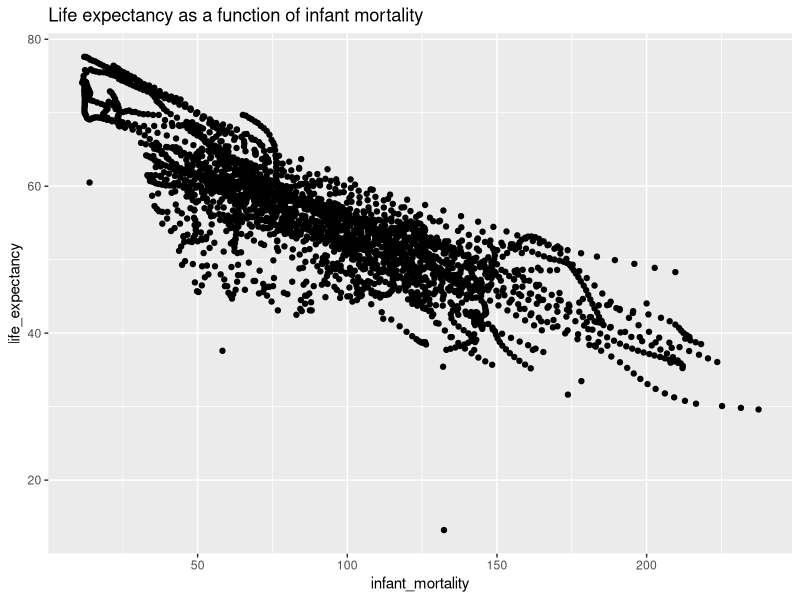
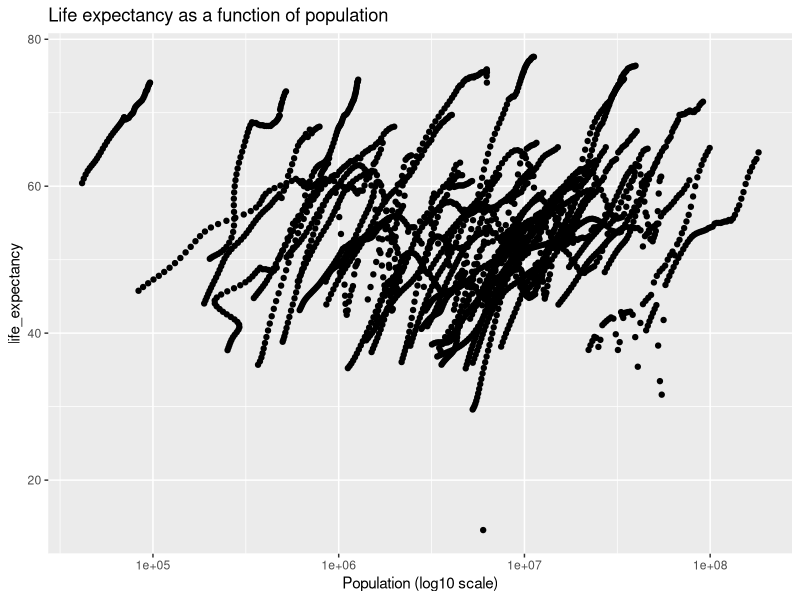
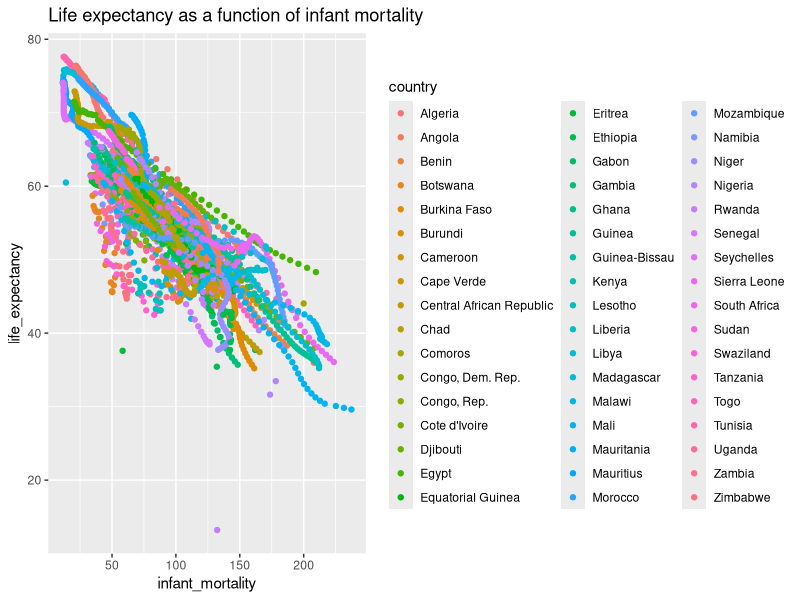
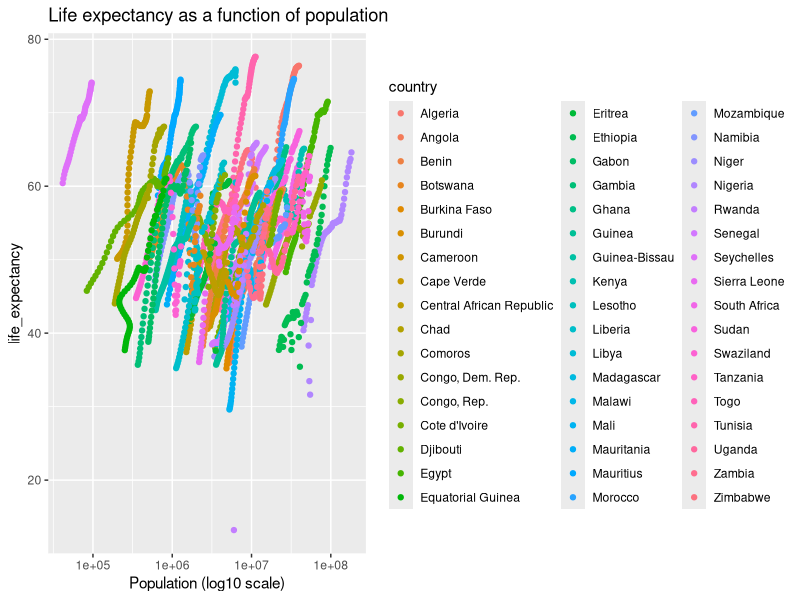
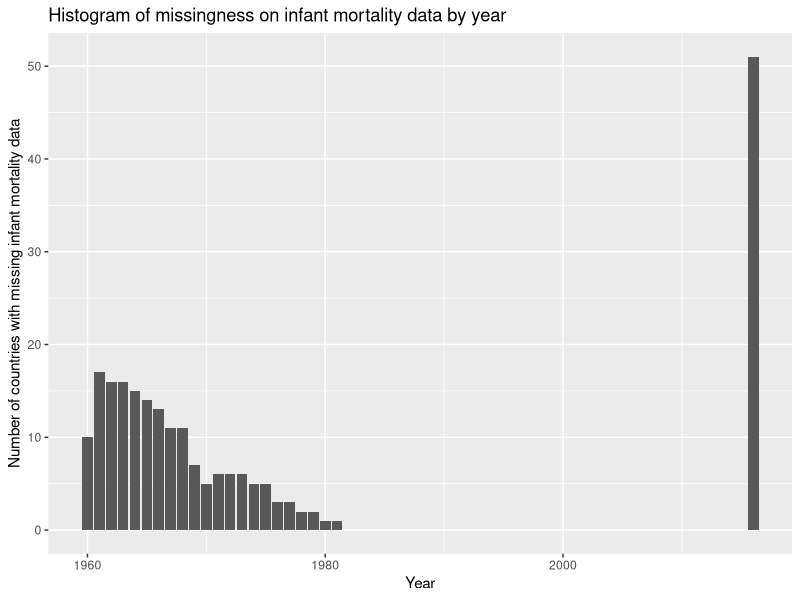
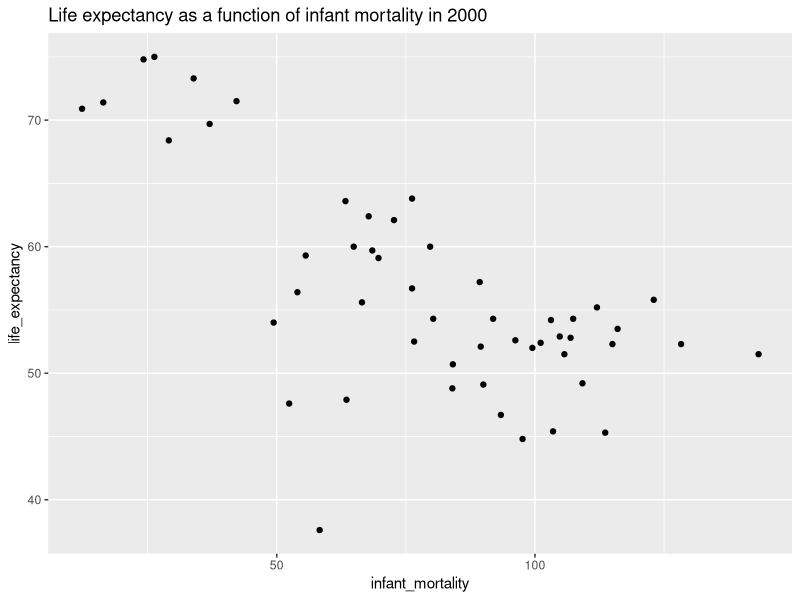
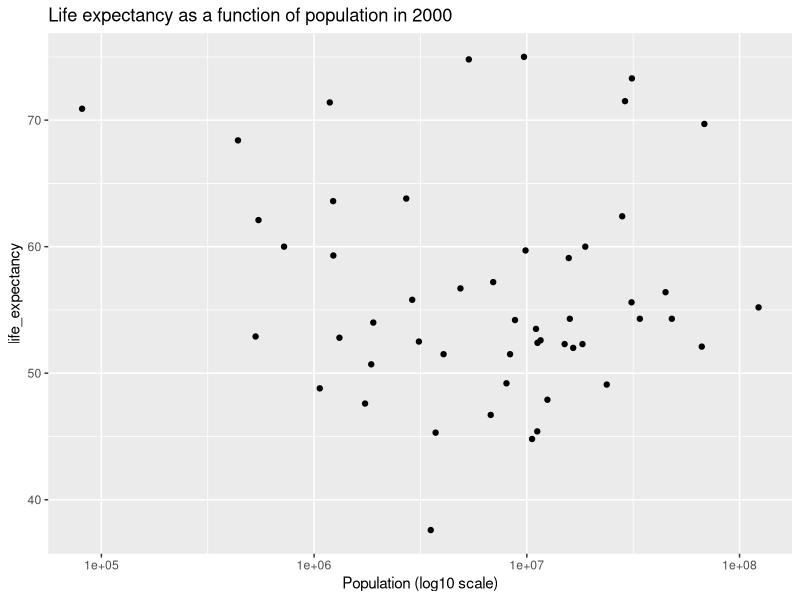
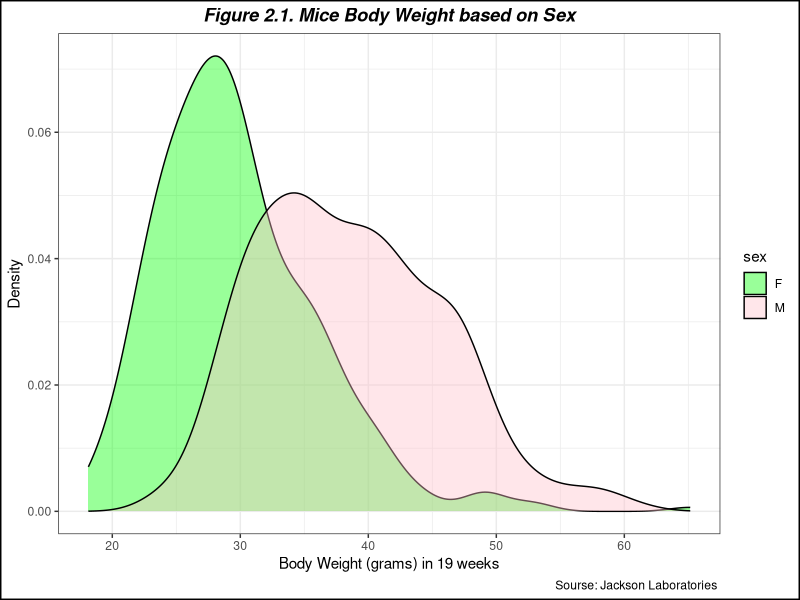

The R script that drew these images, in order:
## ---- chunk 1
# Setting up all libraries needed for the script
library(tidyverse)

# loading dslabs package to access Gapminder data
library(dslabs)

library(here) # to set directory 
library(dplyr)
install.packages("kableExtra") # this packege is to use to create an aestatic table 
library(knitr)
library(kableExtra)
library(ggplot2)

## ---- chunk 2
#Produce help file for Gapminder data
help(gapminder)

#Look at structure and summary of Gapminder data
str(gapminder)
summary(gapminder)

#Determining the object type of the data
class(gapminder)
## ---- chunk 3
#Restricting data to African countries

#Checking what continents are included in the dataset
table(gapminder$continent)
#Restricting to rows where continent is Africa
africadata <- gapminder %>% filter(continent == 'Africa')
#Checking structure and summary of Africa dataset
str(africadata)
summary(africadata)
## ---- chunk 4
#Creating object 1 with 'infant_mortality' and 'life_expectancy'
obj1 <- africadata %>% select(c(infant_mortality, life_expectancy))
#checking summary and structure of obj1
str(obj1)
summary(obj1)

#Creating object 2 with 'population' and 'life_expectancy'
obj2 <- africadata %>% select(c(population, life_expectancy))
#checking summary and structure of obj2
str(obj2)
summary(obj2)
## ---- chunk 5
#Plotting life expectancy as a function of infant mortality
ggplot(data=obj1, aes(x = infant_mortality, y = life_expectancy)) + geom_point() + 
  labs(title = "Life expectancy as a function of infant mortality")

#Plotting life expectancy as a function of population
ggplot(data=obj2, aes(x = population, y = life_expectancy)) + geom_point() +  scale_x_continuous(trans='log10') + 
  labs(title = "Life expectancy as a function of population", x = "Population (log10 scale)")

## ---- chunk 6
#Checking effect of country on plots above by rerunning the graphs using color to represent country.

#Plotting life expectancy as a function of infant mortality
ggplot(data=africadata, aes(x = infant_mortality, y = life_expectancy)) + 
  geom_point(aes(color = country)) + 
  labs(title = "Life expectancy as a function of infant mortality")

#Plotting life expectancy as a function of population
ggplot(data=africadata, aes(x = population, y = life_expectancy)) + 
  geom_point(aes(color = country)) + scale_x_continuous(trans='log10') + 
  labs(title = "Life expectancy as a function of population", x = "Population (log10 scale)")

## ---- chunk 7
#To determine the number of infant mortality data points by year, I filtered the africadata to restrict to only rows with missing infant mortality, grouped by year, and counted the number of rows in each year using n() within the summarize statement

incomp_year <- africadata %>% 
  filter(is.na(infant_mortality)) %>%
  group_by(year) %>%
  summarize(n = n()) 
incomp_year

#Plot of missingness in infant mortality by year
ggplot(incomp_year, aes(x=year, y=n)) + geom_col() + labs(x="Year", y="Number of countries with missing infant mortality data", title="Histogram of missingness on infant mortality data by year")

#I also wanted to print the number of years with the most data. This follows the same process as above, but I restrict to rows with infant mortality data (i.e., where the value is not NA). And, I restrict the final dataset to years with the most rows of infant mortality data
comp_year <- africadata %>% 
  filter(!is.na(infant_mortality)) %>%
  group_by(year) %>%
  summarize(n = n()) %>%
  filter(n == max(n))
comp_year
## ---- chunk 8
#Restricting africadata to only data from the year 2000
yr2000 <- africadata %>%
  filter(year==2000)

#Checking structure and summary of yr2000 dataset
str(yr2000)
summary(yr2000)

## ---- chunk 9
#Plotting life expectancy as a function of infant mortality
ggplot(data=yr2000, aes(x = infant_mortality, y = life_expectancy)) + 
  geom_point() + 
  labs(title = "Life expectancy as a function of infant mortality in 2000")

#Plotting life expectancy as a function of population
ggplot(data=yr2000, aes(x = population, y = life_expectancy)) + 
  geom_point() +  scale_x_continuous(trans='log10') +
  labs(title = "Life expectancy as a function of population in 2000", x = "Population (log10 scale)")
## ---- chunk 10
#Fitting first linear model with infant_mortality as a predictor of life expectancy
fit1 <- lm(life_expectancy ~ infant_mortality, data = yr2000)
#Getting model results
summary(fit1)

## ---- chunk 11
#Fitting second linear model with population as a predictor of life expectancy
fit2 <- lm(life_expectancy ~ population, data = yr2000)
#Getting model results
summary(fit2)

## ---- chunk 12
library(dslabs)
help("mice_weights")


#Look at structure and summary of Mice_weights data 
str(mice_weights)
summary(mice_weights)

#Determining the object type of the data
class(mice_weights)
## ---- chunk 13
mice <- mice_weights 

head(mice) # check the data

str(mice)
## ---- chunk 14
mice<- na.omit(mice)

summary(mice)
## ---- chunk 15
plot2_1 <- mice %>% 
  ggplot(aes(body_weight, fill = sex)) +
  geom_density(alpha=0.4)+ # to set the tranparant of the color 
  scale_fill_manual( values = c("F"= "green", "M" = "pink"))+ # to set the color of the area
  theme_bw()+ # to create minimalistic style, it changes default plot into white. 
  ggtitle("Figure 2.1. Mice Body Weight based on Sex") +
  theme(plot.title = element_text(hjust = 0.5, face = "bold.italic"))+
  xlab("Body Weight (grams) in 19 weeks")+
  ylab("Density") +
  labs(caption = "Sourse: Jackson Laboratories ") +
  theme(plot.background = element_rect(color = "black", fill = NA, linewidth = 1)) # to create frame of the plot. 

plot2_1

figure_file = here("images","Figure 2.1. Mice Body Waight Based on sex.png") # to set up location for the pictures created 
ggsave(filename = figure_file, plot=plot2_1) # save the pictures created 
## ---- chunk 16
plot2_2 <-  mice %>% 
  ggplot(aes( x= gen, y=percent_fat, fill = sex)) +
  geom_boxplot(alpha = 0.5)+
  theme_bw()+ # to make the backround minimalistic and convert into white instead of grids 
  scale_fill_manual(values = c("M" = "blue", "F" = "pink")) +  # Set fill color
  scale_color_manual(values = c("M" = "darkblue", "F" = "darkred")) +  # Set border color
  scale_x_discrete(breaks = c(4, 7, 8, 9, 11), # this is to specify the generation
                   labels= c("Generation\n 4", "Generation\n 7 ", "Generation\n 8", "Generation\n 9", "Generation\n 11"))+ # this is to give lable for the generation
  scale_y_continuous()+
  labs(title = "Figure 2.2. Mice Bone Density by Sex and Generation", # create the title
       x = "Generation of The Mice",
       y = "Percent Fat", 
       caption = "Sourse: Jackson Laboratories")+ 
  theme(plot.title = element_text(hjust = 0.5, face = "bold.italic")) + # to adjust the title position, size, and color
   theme(plot.background = element_rect(color = "black", fill = NA, linewidth = 1)) # to create frame of the plot 

 
plot2_2


figure_file = here("images","Figure 2.2. Mice Bone Density by Generation and Sex.png") # to set up location for the pictures created 
ggsave(filename = figure_file, plot=plot2_2) # save the pictures created 
## ---- chunk 17
plot2_3 <- ggplot(data = mice, aes(x= body_weight, y= bone_density))+
  geom_point(aes(color = gen)) +
  geom_smooth(method = "loess", se = FALSE)+
  labs(
    subtitle = "(Figure 2.3. Body Weight on Bone Density of the Mice )", 
    y = "Bone Desnity ",
    x = "Body Weight (Grams)",
    caption = "Source: Gapminder Data"
  ) + # to create the name of each axis
  theme(
    plot.background = element_rect(color = "black", size = 1), # Border around the entire plot (including title)
    plot.subtitle = element_text(hjust = 0.5, vjust = -1, size = 12, color = "gray50", face = "bold.italic"), # to adjust the subtitle position, color and size (note, set vjust=185 for printed pictures, for website, set at 100 )
    plot.caption = element_text(hjust = 1, vjust = -13, size = 10, color = "gray40"), # to adjust the subtitle position, color and size, hjust=horizontal and vjust= vertical 
    plot.margin = margin(10, 10, 45, 10)) # (top, right, bottom, left) Increase the bottom margin to create space for the subtitle below the x-axis
print(plot2_3)


figure_file = here("images","Figure 2.3. Body Weight on Bone Density of the Mice.png") # to set up location for the pictures created 
ggsave(filename = figure_file, plot=plot2_3) # save the pictures created 
## ---- chunk 18
table2_1  <- mice %>%
  group_by(gen) %>%  # Group data by generation
  summarise(
    avg_body_weight = mean(body_weight, na.rm = TRUE),  # Calculate average body weight
    avg_bone_density = mean(bone_density, na.rm = TRUE),  # Calculate average bone density
    avg_percent_fat = mean(percent_fat, na.rm = TRUE)  # Calculate average percent fat
  ) %>%
  rename(
    Generation= gen, 
    'Average Body Weigth' = avg_body_weight,
    'Average Bone Density' =  avg_bone_density,
    'Average Percent Fat' = avg_percent_fat
  )

table2_1%>%
  kable("html", caption = "Table 2.1. Summary Table of Mice Data by Generation") %>%
  kable_styling(bootstrap_options = c("striped", "hover", "condensed"), 
                full_width = F, position = "center") %>%
  column_spec(1, bold = TRUE, color = "white", background = "darkblue") %>% # Style gen column
  column_spec(2, background = "lightblue") %>%  # Style avg_body_weight column
  column_spec(3, background = "lightgreen") %>% # Style avg_bone_density column
  column_spec(4, background = "lightyellow") %>% # Style avg_percent_fat column
  row_spec(0, bold = TRUE, color = "white", background = "gray") # Bold header row
table2_1

## ---- chunk 19
model_1 <- lm(bone_density ~ body_weight, data = mice)
summary(model_1)
## ---- chunk 20
model_2 <- lm(percent_fat ~ diet + gen + diet*gen, data = mice)

summary(model_2)
anova(model_2)
